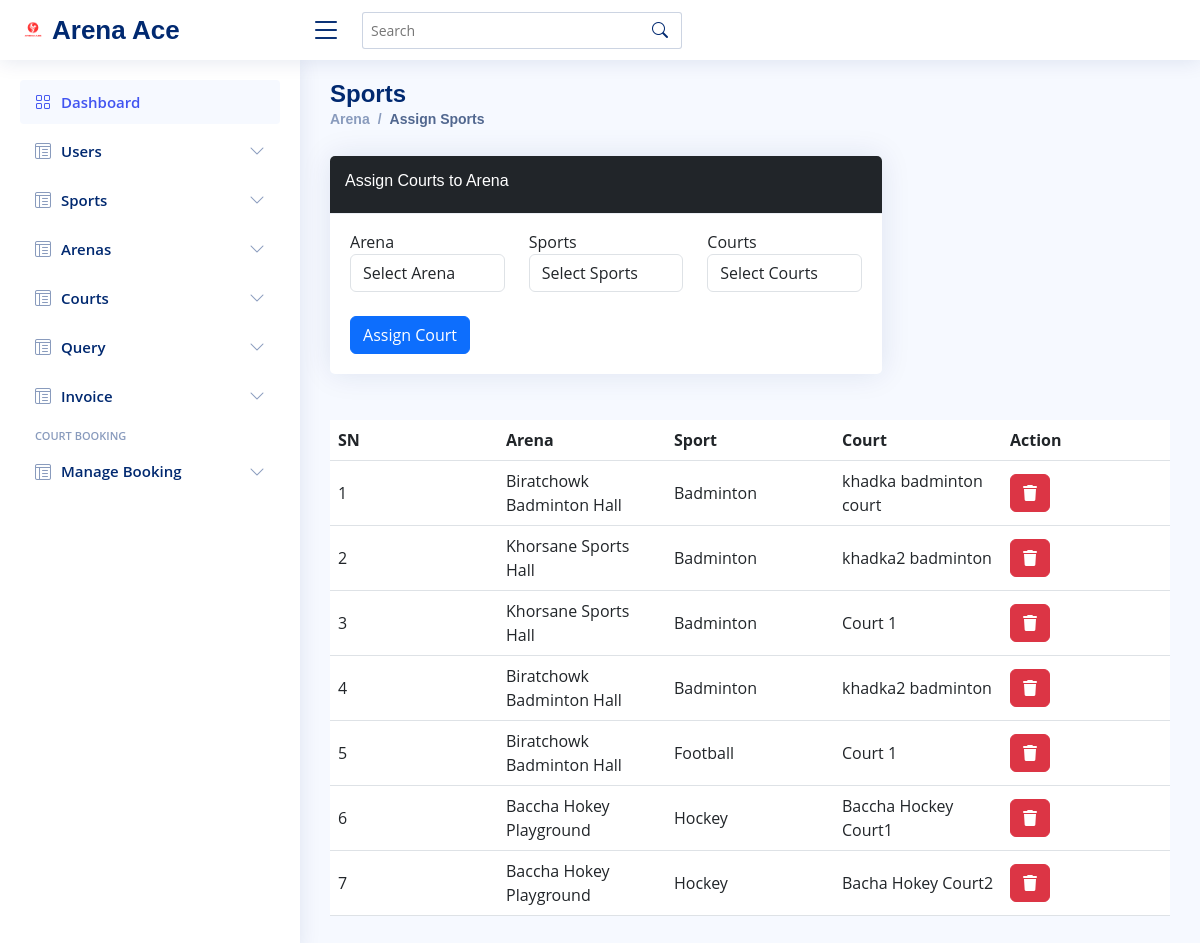
The app's page /admin/assign_court.php (signed in) with its own data.
### tables this page shows
CREATE TABLE `assign_court` (
  `id` int(11) NOT NULL,
  `arena_id` int(11) NOT NULL,
  `sport_id` int(11) NOT NULL,
  `court_id` int(11) NOT NULL,
  `created_at` datetime NOT NULL DEFAULT current_timestamp()
);

CREATE TABLE `arena` (
  `a_id` int(11) NOT NULL,
  `name` varchar(255) NOT NULL,
  `address` varchar(255) NOT NULL,
  `email` varchar(255) NOT NULL,
  `phone` bigint(20) NOT NULL,
  `description` text NOT NULL,
  `latitude` varchar(255) NOT NULL,
  `longitude` varchar(255) NOT NULL,
  `thumbnail` varchar(255) NOT NULL,
  `has_slider` int(11) NOT NULL DEFAULT 0
);

CREATE TABLE `sport` (
  `s_id` int(11) NOT NULL,
  `name` varchar(255) NOT NULL,
  `image` varchar(255) NOT NULL,
  `description` varchar(255) NOT NULL
);

CREATE TABLE `courts` (
  `court_id` int(11) NOT NULL,
  `name` varchar(250) NOT NULL,
  `court_category_id` int(11) NOT NULL,
  `price` float NOT NULL,
  `discount` float NOT NULL,
  `description` text NOT NULL,
  `facilities` varchar(500) NOT NULL,
  `created_at` datetime NOT NULL DEFAULT current_timestamp()
);

### admin/assign_court.php (the view, shortened to what this page needs)
<!DOCTYPE html>
<html lang="en">
<head>
    <link href="assets/css/bootstrap.min.css" rel="stylesheet">
    <link rel="stylesheet" href="https://unpkg.com/leaflet@1.9.4/dist/leaflet.css">
    <link href="assets/css/bootstrap-icons.css" rel="stylesheet">
    <link href="assets/css/boxicons.min.css" rel="stylesheet">
    <link href="assets/css/style.css" rel="stylesheet">
    <link href="assets/css/all.css" rel="stylesheet">
</head>
<body>
    <?php
    require("header.php");
    ?>
    <?php
    require("sidebar.php");
    ?>
    <main id="main" class="main">
        <div class="pagetitle d-flex justify-content-between">
            <div class="title-left">
                <h1>Sports</h1>
                <nav>
                    <ol class="breadcrumb">
                        <li class="breadcrumb-item"><a href="index.php">Arena</a></li>
                        <li class="breadcrumb-item active">Assign Sports</li>
                    </ol>
                </nav>
            </div>
        </div>
        <section class="section dashboard" onload="getLocation();">
            <div class="row">
                <div class="col-lg-12">
                    <form action="<?php echo htmlentities($_SERVER['PHP_SELF']); ?>" method="POST"
                        enctype="multipart/form-data" class="myForm">
                        <div class="row">
                            <div class="col-lg-8">
                                <div class="card card-dark">
                                    <div class="card-header bg-dark text-white">
                                        <h6>Assign Courts to Arena</h6>
                                    </div>
                                    <div class="card-body">
                                        <div class="row">
                                            <div class="col-lg-12">
                                                <div class="modal-body">
                                                    <div class="row mt-3">
                                                        <div class="form-group col-md-4">
                                                            <label for="inputState">Arena</label>
                                                            <select id="inputState" name="arena_id"
                                                                class="form-control">
                                                                <option selected>Select Arena</option>
                                                            </select>
                                                        </div>
                                                        <div class="form-group col-md-4">
                                                            <label for="inputState">Sports</label>
                                                            <select id="inputState" name="sport_id"
                                                                class="form-control">
                                                                <option selected>Select Sports</option>
                                                            </select>
                                                        </div>
                                                        <div class="form-group col-md-4">
                                                            <label for="inputState">Courts</label>
                                                            <select id="inputState" name="court_id"
                                                                class="form-control">
                                                                <option selected>Select Courts</option>
                                                            </select>
                                                        </div>
                                                        <div class="col-lg-4 mt-4">
                                                            <button type="submit" name="submit"
                                                                class="btn btn-primary">Assign Court</button>
                                                        </div>
                                                    </div>
                                                </div>
                                            </div>
                                        </div>
                                    </div>
                                </div>
                            </div>
                        </div>
                    </form>
                </div>
            </div>
        </section>
        <section class="section dashboard">
            <div class="row">
                <div class="col-lg-12">
                    <div class="row">
                        <div class="col-lg-12">
                            <div class="row mt-3">
                                <div class="col">
                                    <?php
                                    include "config.php";
                                    $sql = "select assign_court.id as aid,arena.name as arena,sport.name as sport,courts.name as court_name from arena inner join assign_court on (arena.a_id = assign_court.arena_id) inner join  sport on (sport.s_id = assign_court.sport_id ) inner join courts on (courts.court_id = assign_court.court_id)";
                                    $result = mysqli_query($con, $sql) or die("Query failed");
                                    if (mysqli_num_rows($result) > 0) {
                                        ?>
                                        <div class="table-responsive">
                                            <table class="table" id="myTable">
                                                <thead class="bg-dark text-white">
                                                    <tr>
                                                        <th scope="col" style="width:14%" class="">SN</th>
                                                        <th scope="col" style="width:14%" class="">Arena</th>
                                                        <th scope="col" style="width:14%" class="">Sport</th>
                                                        <th scope="col" style="width:14%" class="">Court</th>
                                                        <th scope="col" style="width:14%" class="">Action</th>
                                                    </tr>
                                                </thead>
                                                <tbody>
                                                    <?php
                                                    $i = 0;
                                                    while ($row = mysqli_fetch_assoc($result)) {
                                                        $i++
                                                            ?>
                                                        <tr>
                                                            <td>
                                                                <?= $i ?>
                                                            </td>
                                                            <td class="">
                                                                <?php echo $row['arena'] ?>
                                                            </td>
                                                            <td class="">
                                                                <?php echo $row['sport'] ?>
                                                            </td>
                                                            <td class="">
                                                                <?php echo $row['court_name'] ?>
                                                            </td>
                                                            <td>
                                                                <a href="assign_court.php?delete_id=<?php echo $row['aid'] ?>"
                                                                    onClick="return confirm('Are you sure you want to delete?')">
                                                                    <button class="btn btn-danger"><i
                                                                            class="fa-solid fa-trash"></i></button>
                                                                </a>
                                                            </td>
                                                        </tr>
                                                    <?php } ?>
                                                </tbody>
                                            </table>
                                        </div>
                                    <?php } ?>
                                </div>
                            </div>
                        </div>
                    </div>
                </div>
            </div>
        </section>
    </main>
</body>
</html>

### admin/assets/css/style.css (style rules this page uses)
:root { scroll-behavior: smooth; }
body { font-family: "Open Sans", sans-serif; background: #f6f9ff; color: #444444; }
a { color: #4154f1; text-decoration: none; }
h1, h2, h3, h4, h5, h6 { font-family: "Nunito", sans-serif; }
#main { margin-top: 60px; padding: 20px 30px; transition: all 0.3s; }
.pagetitle { margin-bottom: 10px; }
.pagetitle h1 { font-size: 24px; margin-bottom: 0; font-weight: 600; color: #012970; }
.card { margin-bottom: 30px; border: none; border-radius: 5px; box-shadow: 0px 0 30px rgba(1, 41, 112, 0.1); }
.card-header, .card-footer { border-color: #ebeef4; background-color: #fff; color: #798eb3; padding: 15px; }
.card-body { padding: 0 20px 20px 20px; }
.breadcrumb { font-size: 14px; font-family: "Nunito", sans-serif; color: #899bbd; font-weight: 600; }
.breadcrumb a { color: #899bbd; transition: 0.3s; }
.breadcrumb .breadcrumb-item::before { color: #899bbd; }
.breadcrumb .active { color: #51678f; font-weight: 600; }
@media (min-width: 1200px) { #main, #footer { margin-left: 300px; } }
table tr { vertical-align: middle; }

### records on screen
assign_court: arena.name "Biratchowk Badminton Hall", sport.name "Badminton", court.name "khadka badminton court"
assign_court: arena.name "Khorsane Sports Hall", sport.name "Badminton", court.name "khadka2 badminton"
assign_court: arena.name "Khorsane Sports Hall", sport.name "Badminton", court.name "Court 1"
assign_court: arena.name "Biratchowk Badminton Hall", sport.name "Badminton", court.name "khadka2 badminton"
assign_court: arena.name "Biratchowk Badminton Hall", sport.name "Football", court.name "Court 1"
assign_court: arena.name "Baccha Hokey Playground", sport.name "Hockey", court.name "Baccha Hockey Court1"
assign_court: arena.name "Baccha Hokey Playground", sport.name "Hockey", court.name "Bacha Hokey Court2"
